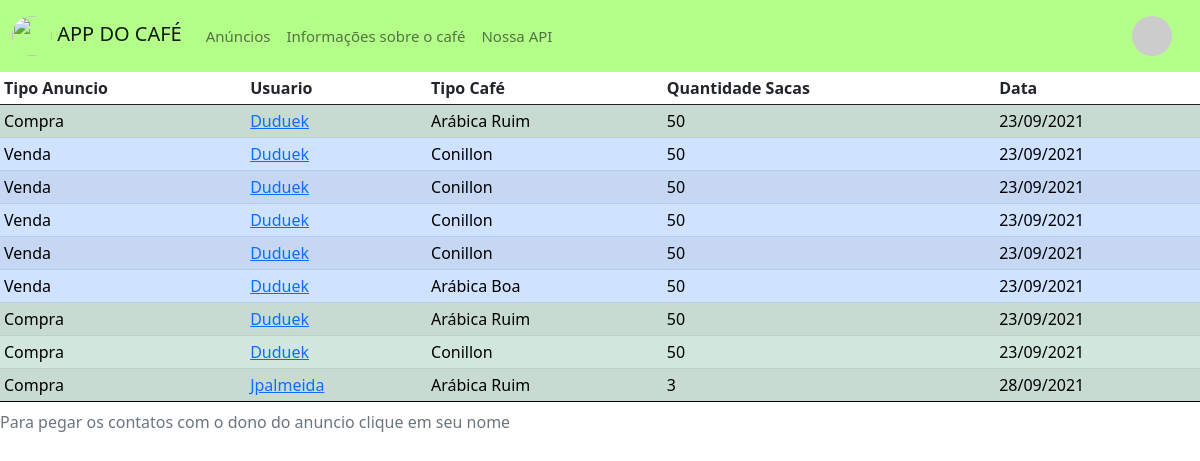
Screenshot of /announces (signed in) with the database file from the repository.
### app/models/post.py (models this page shows, shortened)
class Post(db.Model):
    __tablename__ = "posts"
    post_id = db.Column(db.Integer, primary_key=True)
    post_user = db.Column(db.Integer, db.ForeignKey('users.user_id'))
    post_username = db.Column(db.String)
    post_date = db.Column(db.DateTime, nullable=False, default=datetime.utcnow)
    post_qtd_sacas = db.Column(db.Integer)
    post_active = db.Column(db.Integer)
    post_type = db.Column(db.Integer)
    post_coffe_type = db.Column(db.Integer)
    owner = db.relationship("User", foreign_keys=post_user)
    def __repr__(self):
        return "<Post %r>" % self.post_user

### app/controllers/announce_controller.py (the view)
@app.route("/announces")
def announces():
    print(Post.query.all())
    return render_template("announces.html", all_lines=Post.query.all())

### app/controllers/login_controller.py (called while the page is built)
@login_manager.user_loader
def load_user(id_u):
    return User.query.get(int(id_u))

### app/models/user.py (called while the page is built)
    def avatar(self, size):
        digest = md5(self.email.lower().encode('utf-8')).hexdigest()
        return 'https://www.gravatar.com/avatar/{}?d=identicon&s={}'.format(
            digest, size)

    @property
    def is_authenticated(self):
        return True

### app/templates/announces.html (shortened to what this page needs)
{% extends 'base.html' %}
{% block content %}
<table class="table table-striped table-sm table-hover">
    <thead>
    <tr>
        <th scope="col" text-align="center">Tipo Anuncio</th>
        <th scope="col">Usuario</th>
        <th scope="col">Tipo Café</th>
        <th scope="col">Quantidade Sacas</th>
        <th scope="col">Data</th>
    </tr>
    </thead>
    <tbody>
    {% for l in all_lines %}
    {% if l.post_active == 1 or (profile == True and l.post_active == 0) %}
        {% if l.post_type == 1 and l.post_active == 1 %}
    <tr class="table-success">
        {% elif l.post_active == 0 %}
    <tr class="table-danger">
        {% else %}
    <tr class="table-primary">
        {% endif %}
        {% if l.post_type == 1 %}
        <td text-align="center">Compra</td>
        {% else %}
        <td text-align="center">Venda</td>
        {% endif %}
        <td><a href="/user/{{l.post_username}}">{{l.post_username}}</a></td>
        {% if l.post_coffe_type == 1%}
        <td>Arábica Ruim</td>
        {% elif l.post_coffe_type == 2%}
        <td>Arábica Boa</td>
        {% else %}
        <td>Conillon</td>
        {% endif %}
        <td>{{l.post_qtd_sacas}}</td>
        <td>{{l.post_date.strftime("%d/%m/%Y")}}</td>
    </tr>
    {%endif%}
    {% endfor %}
    <caption>
        Para pegar os contatos com o dono do anuncio clique em seu nome
    </caption>
</table>
{% endblock %}

### app/templates/base.html (style rules this page uses)
html, body { height: 100%; margin: 0; }

### rows the page displays
Post: post_type "Compra", post_username "Duduek", post_coffe_type "Arábica Ruim", post_qtd_sacas "50", post_date "23/09/2021"
Post: post_type "Venda", post_username "Duduek", post_coffe_type "Conillon", post_qtd_sacas "50", post_date "23/09/2021"
Post: post_type "Venda", post_username "Duduek", post_coffe_type "Conillon", post_qtd_sacas "50", post_date "23/09/2021"
Post: post_type "Venda", post_username "Duduek", post_coffe_type "Conillon", post_qtd_sacas "50", post_date "23/09/2021"
Post: post_type "Venda", post_username "Duduek", post_coffe_type "Conillon", post_qtd_sacas "50", post_date "23/09/2021"
Post: post_type "Venda", post_username "Duduek", post_coffe_type "Arábica Boa", post_qtd_sacas "50", post_date "23/09/2021"
Post: post_type "Compra", post_username "Duduek", post_coffe_type "Arábica Ruim", post_qtd_sacas "50", post_date "23/09/2021"
Post: post_type "Compra", post_username "Duduek", post_coffe_type "Conillon", post_qtd_sacas "50", post_date "23/09/2021"
Post: post_type "Compra", post_username "Jpalmeida", post_coffe_type "Arábica Ruim", post_qtd_sacas "3", post_date "28/09/2021"
